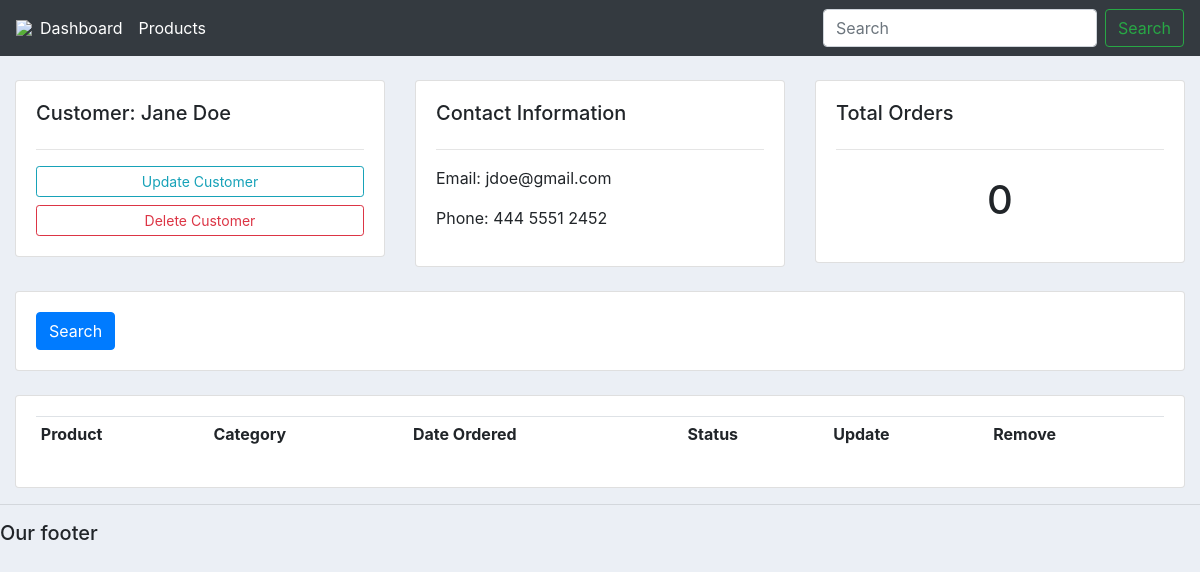
/customer/3/, run on the app's committed database.
### accounts/models.py (models this page shows, shortened)
class Customer(models.Model):
    name = models.CharField(max_length=200, null = True)
    phone = models.CharField(max_length=200, null = True)
    email = models.CharField(max_length=200, null = True)
    date_created = models.DateTimeField(auto_now_add=True, null = True)

### accounts/views.py (the view)
# urls.py: path('customer/<str:pk_test>/', views.customer, name="customer"),
def customer(request, pk_test):
    customer = Customer.objects.get(id=pk_test)
    orders = customer.order_set.all()
    order_count = orders.count()
    context = {'customer':customer,'orders':orders,'order_count':order_count}
    return render(request, 'accounts/customer.html', context)

### accounts/templates/accounts/customer.html (shortened to what this page needs)
{%  extends 'accounts/main.html' %}
{% block content %}
	<br>
<div class="row">
	<div class="col-md">
		<div class="card card-body">
			<h5>Customer: {{customer.name}}</h5>
			<hr>
			<a class="btn btn-outline-info  btn-sm btn-block" href="">Update Customer</a>
			<a class="btn btn-outline-danger  btn-sm btn-block" href="">Delete Customer</a>
		</div>
	</div>
	<div class="col-md">
		<div class="card card-body">
			<h5>Contact Information</h5>
			<hr>
			<p>Email: {{customer.email}}</p>
			<p>Phone: {{customer.phone}}</p>
		</div>
	</div>
	<div class="col-md">
		<div class="card card-body">
			<h5>Total Orders</h5>
			<hr>
			<h1 style="text-align: center;padding: 10px">{{order_count}}</h1>
		</div>
	</div>
</div>
<br>
<div class="row">
	<div class="col">
		<div class="card card-body">
			<form method="get">
		    <button class="btn btn-primary" type="submit">Search</button>
		  </form>
		</div>
	</div>
</div>
<br>
<div class="row">
	<div class="col-md">
		<div class="card card-body">
			<table class="table table-sm">
				<tr>
					<th>Product</th>
					<th>Category</th>
					<th>Date Ordered</th>
					<th>Status</th>
					<th>Update</th>
					<th>Remove</th>
				</tr>
			</table>
		</div>
	</div>
</div>
{% endblock %}

### static/css/main.css (style rules this page uses)
body { background-color: #ebeff5; }

### data on the page
Customer: name "Jane Doe", email "jdoe@gmail.com", phone "444 5551 2452"

### other printed values
{{ order_count }} "0"
